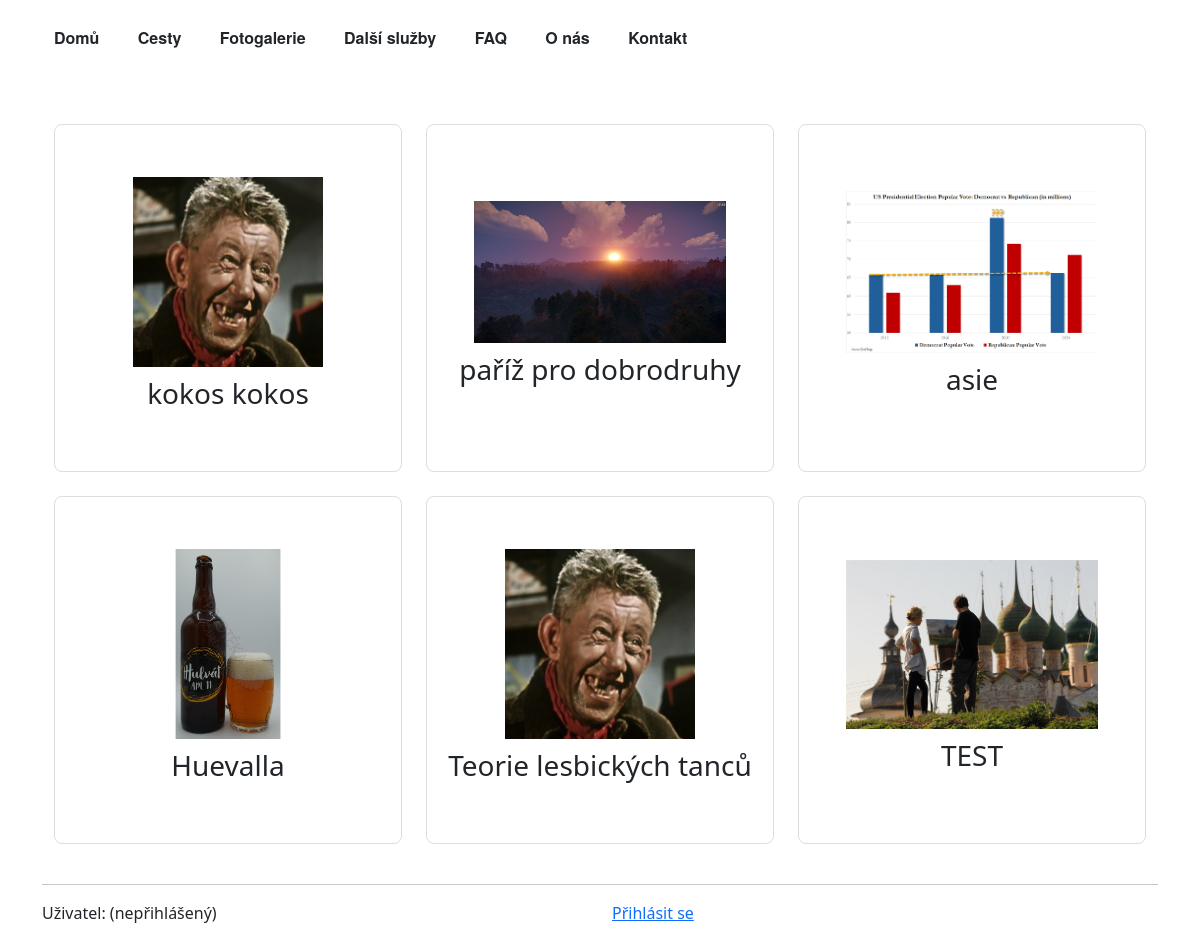
The page / on the database its author committed.
### webapp/models.py (models this page shows, shortened)
class Trip(models.Model):
    trip_id = models.AutoField(primary_key=True)
    trip_name = models.CharField(max_length=256)
    trip_short_description = models.TextField(null=True, blank=True)
    trip_description = models.TextField(null=True, blank=True)
    start_time = models.CharField(null=True, blank=True, max_length=30) #not date field at the clients request
    end_time = models.CharField(null=True, blank=True, max_length=30) #vague dates preferred - start of june
    price = models.IntegerField(null=True, blank=True)
    image = models.ImageField(upload_to='', null=True, blank=True)
    thumbnail = models.ImageField(upload_to='', null=True, blank=True)

### webapp/views.py (the view)
# urls.py: path("", HomeView.as_view(), name="home_page"),
class HomeView(TemplateView):
    template_name = "home.html"
    def get_context_data(self, **kwargs):
        context = super().get_context_data(**kwargs)
        context ["trips"] = Trip.objects.all()[:9]
        return context

### webapp/templates/home.html (shortened to what this page needs)
{% extends "base_with_bootstrap.html" %}
{% load bootstrap5 %}
{% load static %}
{% block bootstrap5_extra_head %}
    <link rel="stylesheet" href="{% static 'webapp/css/homestyle.css' %}">
{% endblock %}
{% block content %}
<div class="container">
    <div class="row">
        {% for item in trips %}
        <div class="col-md-4 mb-4">
            <div class=bait data-url="{% url 'webapp:trip_detail' item.pk %}">
                {% if item.thumbnail %}
                    <img src="{{item.thumbnail.url}}">
                {% elif item.image %}
                    <img src="{{item.image.url}}">
                {% else %}
                    <p>NO IMAGE</p>
                {% endif %}
                <h3 class="name">{{item.trip_name}}</h3>
            </div>
        </div>
        {% endfor %}
    </div>
</div>
{% endblock %}

### webapp/static/webapp/css/homestyle.css (style rules this page uses)
.bait { width: 100%; aspect-ratio: 1 / 1; display: flex; flex-direction: column; justify-content: center; align-items: center; background: #fff; border: 1px solid #ddd; border-radius: 8px; padding: 15px; box-sizing: border-box; overflow: hidden; text-align: center; cursor: pointer; }
.bait img { max-width: 80%; max-height: 60%; object-fit: cover; margin-bottom: 10px; }

### rows shown on the page
Trip: image (picture), trip_name "kokos kokos"
Trip: thumbnail (picture), trip_name "paříž pro dobrodruhy"
Trip: image (picture), trip_name "asie"
Trip: image (picture), trip_name "Huevalla"
Trip: image (picture), trip_name "Teorie lesbických tanců"
Trip: thumbnail (picture), trip_name "TEST"
